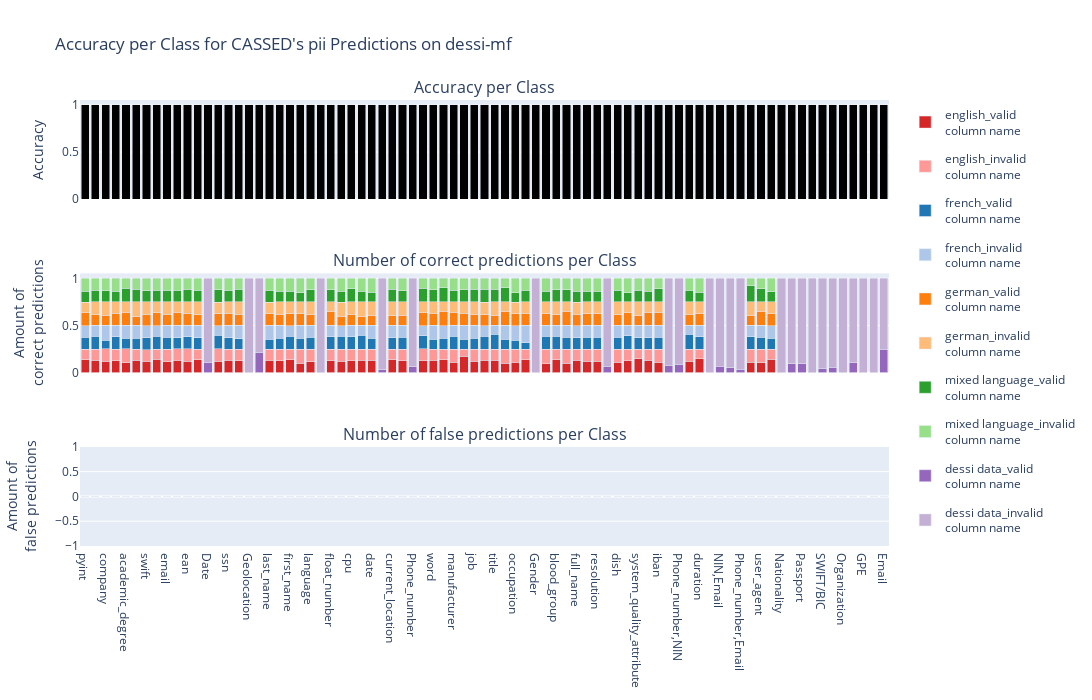
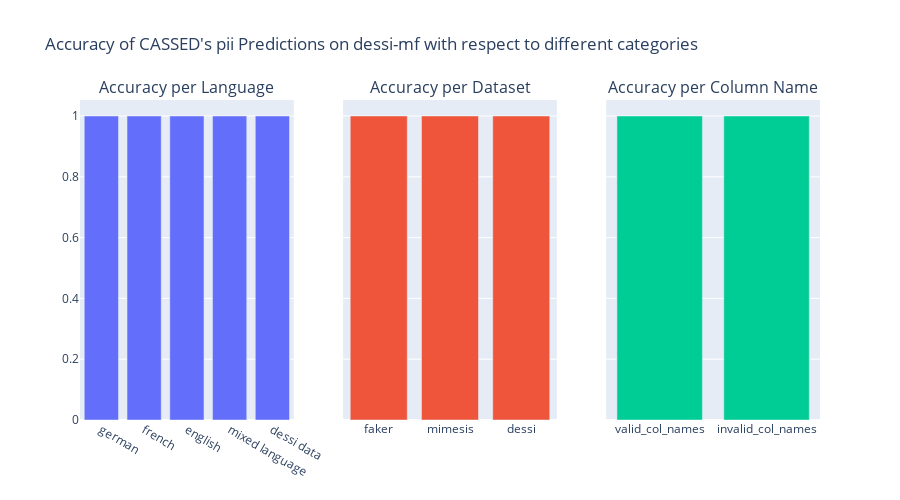

The notebook cell saved with these charts, in order:
### Code cell
create_analysis_plot(results_df_own_data)

### Figure 1 — Plotly figure (JSON) as saved in the notebook; plotly's stock layout.template omitted (floating-point values rounded to 4 significant figures)
{"data": [{"marker": {"color": "black"}, "showlegend": false, "type": "bar", "x": ["pyint", "credit_card_number", "company", "credit_card_provider", "academic_degree", "political_views", "swift", "pyfloat", "email", "color", "ean", "measure_unit", "Date", "currency", "ssn", "gender", "Geolocation", "Email,Phone_number", "last_name", "address", "first_name", "isbn", "language", "CCN", "float_number", "blood_type", "cpu", "graphics", "date", "NIN", "current_location", "sex", "Phone_number", "phone_number", "word", "isbn13", "manufacturer", "phone_model", "job", "url", "title", "programming_language", "occupation", "integer_number", "Gender", "worldview", "blood_group", "passport_number", "full_name", "city", "resolution", "NIN,Date", "dish", "nationality", "system_quality_attribute", "drink", "iban", "Email,NIN", "Phone_number,NIN", "version", "duration", "Race", "NIN,Email", "Sexuality", "Phone_number,Email", "answer", "user_agent", "name", "Nationality", "NIN,Phone_number", "Passport", "IBAN", "SWIFT/BIC", "Religion", "Organization", "Date,NIN", "GPE", "ID_Card", "Email"], "y": [1, 1, 1, 1, 1, 1, 1, 1, 1, 1, 1, 1, 1, 1, 1, 1, 1, 1, 1, 1, 1, 1, 1, 1, 1, 1, 1, 1, 1, 1, 1, 1, 1, 1, 1, 1, 1, 1, 1, 1, 1, 1, 1, 1, 1, 1, 1, 1, 1, 1, 1, 1, 1, 1, 1, 1, 1, 1, 1, 1, 1, 1, 1, 1, 1, 1, 1, 1, 1, 1, 1, 1, 1, 1, 1, 1, 1, 1, 1]}, {"legendgroup": "0", "marker": {"color": "#d62728"}, "name": "english_valid<br>column name", "showlegend": true, "type": "bar", "x": ["company", "academic_degree", "political_views", "color", "currency", "credit_card_provider", "language", "ean", "cpu", "graphics", "float_number", "word", "isbn13", "job", "phone_number", "email", "programming_language", "blood_type", "worldview", "title", "credit_card_number", "pyint", "current_location", "pyfloat", "first_name", "resolution", "last_name", "url", "ssn", "manufacturer", "nationality", "sex", "occupation", "blood_group", "integer_number", "dish", "system_quality_attribute", "version", "passport_number", "date", "swift", "answer", "city", "duration", "address", "name", "full_name", "drink", "user_agent", "isbn", "iban", "measure_unit", "phone_model", "gender"], "xaxis": "x2", "y": [0.1196, 0.1055, 0.13, 0.1309, 0.1203, 0.1276, 0.115, 0.1203, 0.125, 0.1316, 0.125, 0.1316, 0.1349, 0.1184, 0.1241, 0.1121, 0.09868, 0.1206, 0.095, 0.13, 0.1332, 0.134, 0.136, 0.1419, 0.1335, 0.1184, 0.1291, 0.1306, 0.1283, 0.1118, 0.125, 0.1228, 0.1111, 0.136, 0.1382, 0.1118, 0.1447, 0.1184, 0.09649, 0.131, 0.1197, 0.1118, 0.1184, 0.1447, 0.1262, 0.1422, 0.1313, 0.1316, 0.1053, 0.09868, 0.1096, 0.1382, 0.1711, 0.125], "yaxis": "y2"}, {"legendgroup": "1", "marker": {"color": "#ff9896"}, "name": "english_invalid<br>column name", "showlegend": true, "type": "bar", "x": ["company", "academic_degree", "political_views", "color", "currency", "credit_card_provider", "language", "ean", "cpu", "graphics", "float_number", "word", "isbn13", "job", "phone_number", "email", "programming_language", "blood_type", "worldview", "title", "credit_card_number", "pyint", "current_location", "pyfloat", "first_name", "resolution", "last_name", "url", "ssn", "manufacturer", "nationality", "sex", "occupation", "blood_group", "integer_number", "dish", "system_quality_attribute", "version", "passport_number", "date", "swift", "answer", "city", "duration", "address", "name", "full_name", "drink", "user_agent", "isbn", "iban", "measure_unit", "phone_model", "gender"], "xaxis": "x2", "y": [0.1309, 0.1457, 0.12, 0.1196, 0.1306, 0.1207, 0.135, 0.1306, 0.125, 0.1184, 0.125, 0.1184, 0.1142, 0.1316, 0.1265, 0.1379, 0.1513, 0.1256, 0.155, 0.12, 0.1168, 0.1134, 0.114, 0.1073, 0.1148, 0.1316, 0.1197, 0.1168, 0.1195, 0.1382, 0.125, 0.1272, 0.1364, 0.114, 0.1118, 0.1382, 0.1053, 0.1316, 0.1535, 0.1172, 0.1232, 0.1382, 0.1316, 0.1053, 0.1238, 0.1067, 0.1162, 0.1184, 0.1447, 0.1513, 0.1404, 0.1118, 0.07895, 0.125], "yaxis": "y2"}, {"legendgroup": "2", "marker": {"color": "#1f77b4"}, "name": "french_valid<br>column name", "showlegend": true, "type": "bar", "x": ["credit_card_number", "credit_card_provider", "email", "ean", "measure_unit", "ssn", "first_name", "swift", "currency", "isbn", "date", "phone_model", "company", "language", "pyfloat", "pyint", "last_name", "integer_number", "blood_group", "word", "passport_number", "political_views", "color", "url", "float_number", "blood_type", "academic_degree", "full_name", "gender", "dish", "current_location", "address", "drink", "phone_number", "occupation", "title", "cpu", "duration", "isbn13", "user_agent", "graphics", "city", "name", "answer", "nationality", "sex", "worldview", "job", "manufacturer", "iban", "programming_language", "version", "system_quality_attribute", "resolution"], "xaxis": "x2", "y": [0.1332, 0.131, 0.1262, 0.1271, 0.1184, 0.1195, 0.1358, 0.1268, 0.1478, 0.1118, 0.1138, 0.1053, 0.09029, 0.125, 0.1349, 0.1271, 0.1056, 0.06579, 0.136, 0.1053, 0.1272, 0.115, 0.1196, 0.1375, 0.1316, 0.1407, 0.1156, 0.1212, 0.11, 0.125, 0.1184, 0.1168, 0.1184, 0.1382, 0.09596, 0.155, 0.1316, 0.1316, 0.1176, 0.125, 0.1447, 0.125, 0.1156, 0.1316, 0.14, 0.1228, 0.135, 0.114, 0.1382, 0.1272, 0.1053, 0.1579, 0.1184, 0.125], "yaxis": "y2"}, {"legendgroup": "3", "marker": {"color": "#aec7e8"}, "name": "french_invalid<br>column name", "showlegend": true, "type": "bar", "x": ["credit_card_number", "credit_card_provider", "email", "ean", "measure_unit", "ssn", "first_name", "swift", "currency", "isbn", "date", "phone_model", "company", "language", "pyfloat", "pyint", "last_name", "integer_number", "blood_group", "word", "passport_number", "political_views", "color", "url", "float_number", "blood_type", "academic_degree", "full_name", "gender", "dish", "current_location", "address", "drink", "phone_number", "occupation", "title", "cpu", "duration", "isbn13", "user_agent", "graphics", "city", "name", "answer", "nationality", "sex", "worldview", "job", "manufacturer", "iban", "programming_language", "version", "system_quality_attribute", "resolution"], "xaxis": "x2", "y": [0.1168, 0.1207, 0.1238, 0.1237, 0.1316, 0.1327, 0.1148, 0.1268, 0.09966, 0.1382, 0.1379, 0.1447, 0.1603, 0.125, 0.1142, 0.1237, 0.1455, 0.1842, 0.114, 0.1447, 0.1228, 0.135, 0.1309, 0.1134, 0.1184, 0.1106, 0.1357, 0.1263, 0.14, 0.125, 0.1316, 0.1332, 0.1316, 0.1101, 0.1515, 0.095, 0.1184, 0.1184, 0.1315, 0.125, 0.1053, 0.125, 0.1333, 0.1184, 0.11, 0.1272, 0.115, 0.136, 0.1118, 0.1228, 0.1447, 0.09211, 0.1316, 0.125], "yaxis": "y2"}, {"legendgroup": "4", "marker": {"color": "#ff7f0e"}, "name": "german_valid<br>column name", "showlegend": true, "type": "bar", "x": ["pyint", "pyfloat", "academic_degree", "gender", "last_name", "address", "blood_type", "sex", "credit_card_provider", "swift", "company", "url", "color", "integer_number", "title", "currency", "full_name", "graphics", "isbn", "blood_group", "ssn", "measure_unit", "ean", "first_name", "system_quality_attribute", "email", "phone_number", "job", "occupation", "drink", "isbn13", "word", "date", "programming_language", "iban", "manufacturer", "phone_model", "language", "float_number", "nationality", "name", "passport_number", "city", "current_location", "credit_card_number", "political_views", "duration", "worldview", "cpu", "resolution", "user_agent", "dish", "version", "answer"], "xaxis": "x2", "y": [0.1375, 0.1349, 0.1357, 0.12, 0.1244, 0.1192, 0.1005, 0.1096, 0.131, 0.1232, 0.1061, 0.1168, 0.14, 0.1316, 0.11, 0.1237, 0.1263, 0.09211, 0.125, 0.114, 0.1283, 0.1118, 0.1271, 0.1241, 0.1053, 0.1168, 0.1358, 0.114, 0.1313, 0.1382, 0.1522, 0.1316, 0.1103, 0.1447, 0.1404, 0.1382, 0.1316, 0.115, 0.1447, 0.135, 0.1289, 0.1491, 0.125, 0.1053, 0.1145, 0.095, 0.125, 0.125, 0.1184, 0.125, 0.1447, 0.1118, 0.1184, 0.1053], "yaxis": "y2"}, {"legendgroup": "5", "marker": {"color": "#ffbb78"}, "name": "german_invalid<br>column name", "showlegend": true, "type": "bar", "x": ["pyint", "pyfloat", "academic_degree", "gender", "last_name", "address", "blood_type", "sex", "credit_card_provider", "swift", "company", "url", "color", "integer_number", "title", "currency", "full_name", "graphics", "isbn", "blood_group", "ssn", "measure_unit", "ean", "first_name", "system_quality_attribute", "email", "phone_number", "job", "occupation", "drink", "isbn13", "word", "date", "programming_language", "iban", "manufacturer", "phone_model", "language", "float_number", "nationality", "name", "passport_number", "city", "current_location", "credit_card_number", "political_views", "duration", "worldview", "cpu", "resolution", "user_agent", "dish", "version", "answer"], "xaxis": "x2", "y": [0.1134, 0.1176, 0.1156, 0.13, 0.1244, 0.1308, 0.1508, 0.1404, 0.1207, 0.1303, 0.1422, 0.134, 0.1084, 0.1184, 0.14, 0.1271, 0.1263, 0.1579, 0.125, 0.136, 0.1239, 0.1382, 0.1237, 0.1265, 0.1447, 0.1332, 0.1148, 0.136, 0.1212, 0.1118, 0.1003, 0.1184, 0.1414, 0.1053, 0.1096, 0.1118, 0.1184, 0.135, 0.1053, 0.115, 0.1244, 0.1009, 0.125, 0.1447, 0.1355, 0.155, 0.125, 0.125, 0.1316, 0.125, 0.1053, 0.1382, 0.1316, 0.1447], "yaxis": "y2"}, {"legendgroup": "6", "marker": {"color": "#2ca02c"}, "name": "mixed language_valid<br>column name", "showlegend": true, "type": "bar", "x": ["swift", "credit_card_number", "political_views", "pyint", "float_number", "last_name", "address", "current_location", "phone_number", "isbn13", "manufacturer", "company", "title", "color", "job", "occupation", "word", "date", "cpu", "integer_number", "passport_number", "phone_model", "city", "academic_degree", "url", "ssn", "system_quality_attribute", "gender", "ean", "first_name", "iban", "sex", "drink", "email", "pyfloat", "currency", "answer", "measure_unit", "blood_group", "user_agent", "credit_card_provider", "name", "programming_language", "dish", "full_name", "language", "worldview", "duration", "resolution", "version", "graphics", "isbn", "blood_type", "nationality"], "xaxis": "x2", "y": [0.1162, 0.1262, 0.135, 0.1168, 0.1316, 0.1244, 0.1145, 0.136, 0.1452, 0.1488, 0.125, 0.1196, 0.135, 0.1264, 0.136, 0.101, 0.1316, 0.1034, 0.1382, 0.125, 0.1316, 0.1316, 0.1118, 0.1407, 0.134, 0.1239, 0.125, 0.135, 0.1306, 0.1124, 0.1404, 0.1184, 0.1118, 0.1215, 0.1211, 0.1306, 0.1711, 0.125, 0.1272, 0.1382, 0.1103, 0.1067, 0.1513, 0.125, 0.1162, 0.13, 0.115, 0.1053, 0.1118, 0.125, 0.1118, 0.09868, 0.1156, 0.1], "yaxis": "y2"}, {"legendgroup": "7", "marker": {"color": "#98df8a"}, "name": "mixed language_invalid<br>column name", "showlegend": true, "type": "bar", "x": ["swift", "credit_card_number", "political_views", "pyint", "float_number", "last_name", "address", "current_location", "phone_number", "isbn13", "manufacturer", "company", "title", "color", "job", "occupation", "word", "date", "cpu", "integer_number", "passport_number", "phone_model", "city", "academic_degree", "url", "ssn", "system_quality_attribute", "gender", "ean", "first_name", "iban", "sex", "drink", "email", "pyfloat", "currency", "answer", "measure_unit", "blood_group", "user_agent", "credit_card_provider", "name", "programming_language", "dish", "full_name", "language", "worldview", "duration", "resolution", "version", "graphics", "isbn", "blood_type", "nationality"], "xaxis": "x2", "y": [0.1338, 0.1238, 0.115, 0.134, 0.1184, 0.1268, 0.1355, 0.114, 0.1054, 0.1003, 0.125, 0.1309, 0.115, 0.1242, 0.114, 0.1515, 0.1184, 0.1448, 0.1118, 0.125, 0.1184, 0.1184, 0.1382, 0.1055, 0.1168, 0.1239, 0.125, 0.115, 0.1168, 0.1382, 0.1096, 0.1316, 0.1382, 0.1285, 0.128, 0.1203, 0.07895, 0.125, 0.1228, 0.1118, 0.1379, 0.1422, 0.09868, 0.125, 0.1364, 0.12, 0.135, 0.1447, 0.1382, 0.125, 0.1382, 0.1513, 0.1357, 0.15], "yaxis": "y2"}, {"legendgroup": "8", "marker": {"color": "#9467bd"}, "name": "dessi data_valid<br>column name", "showlegend": true, "type": "bar", "x": ["Date", "Geolocation", "Email,Phone_number", "CCN", "NIN", "Phone_number", "Gender", "NIN,Date", "Email,NIN", "Phone_number,NIN", "Race", "NIN,Email", "Sexuality", "Phone_number,Email", "Nationality", "NIN,Phone_number", "Passport", "IBAN", "SWIFT/BIC", "Religion", "Organization", "Date,NIN", "GPE", "ID_Card", "Email"], "xaxis": "x2", "y": [0.1071, 0, 0.2143, 0, 0.02985, 0.05941, 0, 0.06667, 0.07692, 0.08889, 0, 0.06452, 0.05263, 0.03333, 0, 0.09302, 0.09524, 0, 0.04651, 0.05556, 0, 0.1026, 0, 0, 0.25], "yaxis": "y2"}, {"legendgroup": "9", "marker": {"color": "#c5b0d5"}, "name": "dessi data_invalid<br>column name", "showlegend": true, "type": "bar", "x": ["Date", "Geolocation", "Email,Phone_number", "CCN", "NIN", "Phone_number", "Gender", "NIN,Date", "Email,NIN", "Phone_number,NIN", "Race", "NIN,Email", "Sexuality", "Phone_number,Email", "Nationality", "NIN,Phone_number", "Passport", "IBAN", "SWIFT/BIC", "Religion", "Organization", "Date,NIN", "GPE", "ID_Card", "Email"], "xaxis": "x2", "y": [0.8929, 1, 0.7857, 1, 0.9701, 0.9406, 1, 0.9333, 0.9231, 0.9111, 1, 0.9355, 0.9474, 0.9667, 1, 0.907, 0.9048, 1, 0.9535, 0.9444, 1, 0.8974, 1, 1, 0.75], "yaxis": "y2"}, {"legendgroup": "0", "marker": {"color": "#d62728"}, "name": "english_valid<br>column name", "showlegend": false, "type": "bar", "x": ["company", "academic_degree", "political_views", "color", "currency", "credit_card_provider", "language", "ean", "cpu", "graphics", "float_number", "word", "isbn13", "job", "phone_number", "email", "programming_language", "blood_type", "worldview", "title", "credit_card_number", "pyint", "current_location", "pyfloat", "first_name", "resolution", "last_name", "url", "ssn", "manufacturer", "nationality", "sex", "occupation", "blood_group", "integer_number", "dish", "system_quality_attribute", "version", "passport_number", "date", "swift", "answer", "city", "duration", "address", "name", "full_name", "drink", "user_agent", "isbn", "iban", "measure_unit", "phone_model", "gender"], "xaxis": "x3", "y": [0, 0, 0, 0, 0, 0, 0, 0, 0, 0, 0, 0, 0, 0, 0, 0, 0, 0, 0, 0, 0, 0, 0, 0, 0, 0, 0, 0, 0, 0, 0, 0, 0, 0, 0, 0, 0, 0, 0, 0, 0, 0, 0, 0, 0, 0, 0, 0, 0, 0, 0, 0, 0, 0], "yaxis": "y3"}, {"legendgroup": "1", "marker": {"color": "#ff9896"}, "name": "english_invalid<br>column name", "showlegend": false, "type": "bar", "x": ["company", "academic_degree", "political_views", "color", "currency", "credit_card_provider", "language", "ean", "cpu", "graphics", "float_number", "word", "isbn13", "job", "phone_number", "email", "programming_language", "blood_type", "worldview", "title", "credit_card_number", "pyint", "current_location", "pyfloat", "first_name", "resolution", "last_name", "url", "ssn", "manufacturer", "nationality", "sex", "occupation", "blood_group", "integer_number", "dish", "system_quality_attribute", "version", "passport_number", "date", "swift", "answer", "city", "duration", "address", "name", "full_name", "drink", "user_agent", "isbn", "iban", "measure_unit", "phone_model", "gender"], "xaxis": "x3", "y": [0, 0, 0, 0, 0, 0, 0, 0, 0, 0, 0, 0, 0, 0, 0, 0, 0, 0, 0, 0, 0, 0, 0, 0, 0, 0, 0, 0, 0, 0, 0, 0, 0, 0, 0, 0, 0, 0, 0, 0, 0, 0, 0, 0, 0, 0, 0, 0, 0, 0, 0, 0, 0, 0], "yaxis": "y3"}, {"legendgroup": "2", "marker": {"color": "#1f77b4"}, "name": "french_valid<br>column name", "showlegend": false, "type": "bar", "x": ["credit_card_number", "credit_card_provider", "email", "ean", "measure_unit", "ssn", "first_name", "swift", "currency", "isbn", "date", "phone_model", "company", "language", "pyfloat", "pyint", "last_name", "integer_number", "blood_group", "word", "passport_number", "political_views", "color", "url", "float_number", "blood_type", "academic_degree", "full_name", "gender", "dish", "current_location", "address", "drink", "phone_number", "occupation", "title", "cpu", "duration", "isbn13", "user_agent", "graphics", "city", "name", "answer", "nationality", "sex", "worldview", "job", "manufacturer", "iban", "programming_language", "version", "system_quality_attribute", "resolution"], "xaxis": "x3", "y": [0, 0, 0, 0, 0, 0, 0, 0, 0, 0, 0, 0, 0, 0, 0, 0, 0, 0, 0, 0, 0, 0, 0, 0, 0, 0, 0, 0, 0, 0, 0, 0, 0, 0, 0, 0, 0, 0, 0, 0, 0, 0, 0, 0, 0, 0, 0, 0, 0, 0, 0, 0, 0, 0], "yaxis": "y3"}, {"legendgroup": "3", "marker": {"color": "#aec7e8"}, "name": "french_invalid<br>column name", "showlegend": false, "type": "bar", "x": ["credit_card_number", "credit_card_provider", "email", "ean", "measure_unit", "ssn", "first_name", "swift", "currency", "isbn", "date", "phone_model", "company", "language", "pyfloat", "pyint", "last_name", "integer_number", "blood_group", "word", "passport_number", "political_views", "color", "url", "float_number", "blood_type", "academic_degree", "full_name", "gender", "dish", "current_location", "address", "drink", "phone_number", "occupation", "title", "cpu", "duration", "isbn13", "user_agent", "graphics", "city", "name", "answer", "nationality", "sex", "worldview", "job", "manufacturer", "iban", "programming_language", "version", "system_quality_attribute", "resolution"], "xaxis": "x3", "y": [0, 0, 0, 0, 0, 0, 0, 0, 0, 0, 0, 0, 0, 0, 0, 0, 0, 0, 0, 0, 0, 0, 0, 0, 0, 0, 0, 0, 0, 0, 0, 0, 0, 0, 0, 0, 0, 0, 0, 0, 0, 0, 0, 0, 0, 0, 0, 0, 0, 0, 0, 0, 0, 0], "yaxis": "y3"}, {"legendgroup": "4", "marker": {"color": "#ff7f0e"}, "name": "german_valid<br>column name", "showlegend": false, "type": "bar", "x": ["pyint", "pyfloat", "academic_degree", "gender", "last_name", "address", "blood_type", "sex", "credit_card_provider", "swift", "company", "url", "color", "integer_number", "title", "currency", "full_name", "graphics", "isbn", "blood_group", "ssn", "measure_unit", "ean", "first_name", "system_quality_attribute", "email", "phone_number", "job", "occupation", "drink", "isbn13", "word", "date", "programming_language", "iban", "manufacturer", "phone_model", "language", "float_number", "nationality", "name", "passport_number", "city", "current_location", "credit_card_number", "political_views", "duration", "worldview", "cpu", "resolution", "user_agent", "dish", "version", "answer"], "xaxis": "x3", "y": [0, 0, 0, 0, 0, 0, 0, 0, 0, 0, 0, 0, 0, 0, 0, 0, 0, 0, 0, 0, 0, 0, 0, 0, 0, 0, 0, 0, 0, 0, 0, 0, 0, 0, 0, 0, 0, 0, 0, 0, 0, 0, 0, 0, 0, 0, 0, 0, 0, 0, 0, 0, 0, 0], "yaxis": "y3"}, {"legendgroup": "5", "marker": {"color": "#ffbb78"}, "name": "german_invalid<br>column name", "showlegend": false, "type": "bar", "x": ["pyint", "pyfloat", "academic_degree", "gender", "last_name", "address", "blood_type", "sex", "credit_card_provider", "swift", "company", "url", "color", "integer_number", "title", "currency", "full_name", "graphics", "isbn", "blood_group", "ssn", "measure_unit", "ean", "first_name", "system_quality_attribute", "email", "phone_number", "job", "occupation", "drink", "isbn13", "word", "date", "programming_language", "iban", "manufacturer", "phone_model", "language", "float_number", "nationality", "name", "passport_number", "city", "current_location", "credit_card_number", "political_views", "duration", "worldview", "cpu", "resolution", "user_agent", "dish", "version", "answer"], "xaxis": "x3", "y": [0, 0, 0, 0, 0, 0, 0, 0, 0, 0, 0, 0, 0, 0, 0, 0, 0, 0, 0, 0, 0, 0, 0, 0, 0, 0, 0, 0, 0, 0, 0, 0, 0, 0, 0, 0, 0, 0, 0, 0, 0, 0, 0, 0, 0, 0, 0, 0, 0, 0, 0, 0, 0, 0], "yaxis": "y3"}, {"legendgroup": "6", "marker": {"color": "#2ca02c"}, "name": "mixed language_valid<br>column name", "showlegend": false, "type": "bar", "x": ["swift", "credit_card_number", "political_views", "pyint", "float_number", "last_name", "address", "current_location", "phone_number", "isbn13", "manufacturer", "company", "title", "color", "job", "occupation", "word", "date", "cpu", "integer_number", "passport_number", "phone_model", "city", "academic_degree", "url", "ssn", "system_quality_attribute", "gender", "ean", "first_name", "iban", "sex", "drink", "email", "pyfloat", "currency", "answer", "measure_unit", "blood_group", "user_agent", "credit_card_provider", "name", "programming_language", "dish", "full_name", "language", "worldview", "duration", "resolution", "version", "graphics", "isbn", "blood_type", "nationality"], "xaxis": "x3", "y": [0, 0, 0, 0, 0, 0, 0, 0, 0, 0, 0, 0, 0, 0, 0, 0, 0, 0, 0, 0, 0, 0, 0, 0, 0, 0, 0, 0, 0, 0, 0, 0, 0, 0, 0, 0, 0, 0, 0, 0, 0, 0, 0, 0, 0, 0, 0, 0, 0, 0, 0, 0, 0, 0], "yaxis": "y3"}, {"legendgroup": "7", "marker": {"color": "#98df8a"}, "name": "mixed language_invalid<br>column name", "showlegend": false, "type": "bar", "x": ["swift", "credit_card_number", "political_views", "pyint", "float_number", "last_name", "address", "current_location", "phone_number", "isbn13", "manufacturer", "company", "title", "color", "job", "occupation", "word", "date", "cpu", "integer_number", "passport_number", "phone_model", "city", "academic_degree", "url", "ssn", "system_quality_attribute", "gender", "ean", "first_name", "iban", "sex", "drink", "email", "pyfloat", "currency", "answer", "measure_unit", "blood_group", "user_agent", "credit_card_provider", "name", "programming_language", "dish", "full_name", "language", "worldview", "duration", "resolution", "version", "graphics", "isbn", "blood_type", "nationality"], "xaxis": "x3", "y": [0, 0, 0, 0, 0, 0, 0, 0, 0, 0, 0, 0, 0, 0, 0, 0, 0, 0, 0, 0, 0, 0, 0, 0, 0, 0, 0, 0, 0, 0, 0, 0, 0, 0, 0, 0, 0, 0, 0, 0, 0, 0, 0, 0, 0, 0, 0, 0, 0, 0, 0, 0, 0, 0], "yaxis": "y3"}, {"legendgroup": "8", "marker": {"color": "#9467bd"}, "name": "dessi data_valid<br>column name", "showlegend": false, "type": "bar", "x": ["Date", "Geolocation", "Email,Phone_number", "CCN", "NIN", "Phone_number", "Gender", "NIN,Date", "Email,NIN", "Phone_number,NIN", "Race", "NIN,Email", "Sexuality", "Phone_number,Email", "Nationality", "NIN,Phone_number", "Passport", "IBAN", "SWIFT/BIC", "Religion", "Organization", "Date,NIN", "GPE", "ID_Card", "Email"], "xaxis": "x3", "y": [0, 0, 0, 0, 0, 0, 0, 0, 0, 0, 0, 0, 0, 0, 0, 0, 0, 0, 0, 0, 0, 0, 0, 0, 0], "yaxis": "y3"}, {"legendgroup": "9", "marker": {"color": "#c5b0d5"}, "name": "dessi data_invalid<br>column name", "showlegend": false, "type": "bar", "x": ["Date", "Geolocation", "Email,Phone_number", "CCN", "NIN", "Phone_number", "Gender", "NIN,Date", "Email,NIN", "Phone_number,NIN", "Race", "NIN,Email", "Sexuality", "Phone_number,Email", "Nationality", "NIN,Phone_number", "Passport", "IBAN", "SWIFT/BIC", "Religion", "Organization", "Date,NIN", "GPE", "ID_Card", "Email"], "xaxis": "x3", "y": [0, 0, 0, 0, 0, 0, 0, 0, 0, 0, 0, 0, 0, 0, 0, 0, 0, 0, 0, 0, 0, 0, 0, 0, 0], "yaxis": "y3"}], "layout": {"annotations": [{"font": {"size": 16}, "showarrow": false, "text": "Accuracy per Class", "x": 0.5, "xanchor": "center", "xref": "paper", "y": 1, "yanchor": "bottom", "yref": "paper"}, {"font": {"size": 16}, "showarrow": false, "text": "Number of correct predictions per Class", "x": 0.5, "xanchor": "center", "xref": "paper", "y": 0.6111, "yanchor": "bottom", "yref": "paper"}, {"font": {"size": 16}, "showarrow": false, "text": "Number of false predictions per Class", "x": 0.5, "xanchor": "center", "xref": "paper", "y": 0.2222, "yanchor": "bottom", "yref": "paper"}], "barmode": "stack", "height": 700, "title": {"text": "Accuracy per Class for CASSED's pii Predictions on dessi-mf"}, "width": 1500, "xaxis": {"anchor": "y", "domain": [0, 1], "matches": "x3", "showticklabels": false}, "xaxis2": {"anchor": "y2", "domain": [0, 1], "matches": "x3", "showticklabels": false}, "xaxis3": {"anchor": "y3", "domain": [0, 1]}, "yaxis": {"anchor": "x", "domain": [0.7778, 1], "title": {"text": "Accuracy"}}, "yaxis2": {"anchor": "x2", "domain": [0.3889, 0.6111], "title": {"text": "Amount of<br>correct predictions"}}, "yaxis3": {"anchor": "x3", "domain": [0, 0.2222], "title": {"text": "Amount of<br>false predictions"}}}}

### Figure 2 — Plotly figure (JSON) as saved in the notebook; plotly's stock layout.template omitted (floating-point values rounded to 4 significant figures)
{"data": [{"showlegend": false, "type": "bar", "x": ["german", "french", "english", "mixed language", "dessi data"], "xaxis": "x", "y": [1, 1, 1, 1, 1], "yaxis": "y"}, {"showlegend": false, "type": "bar", "x": ["faker", "mimesis", "dessi"], "xaxis": "x2", "y": [1, 1, 1], "yaxis": "y2"}, {"showlegend": false, "type": "bar", "x": ["valid_col_names", "invalid_col_names"], "xaxis": "x3", "y": [1, 1], "yaxis": "y3"}], "layout": {"annotations": [{"font": {"size": 16}, "showarrow": false, "text": "Accuracy per Language", "x": 0.1444, "xanchor": "center", "xref": "paper", "y": 1, "yanchor": "bottom", "yref": "paper"}, {"font": {"size": 16}, "showarrow": false, "text": "Accuracy per Dataset", "x": 0.5, "xanchor": "center", "xref": "paper", "y": 1, "yanchor": "bottom", "yref": "paper"}, {"font": {"size": 16}, "showarrow": false, "text": "Accuracy per Column Name", "x": 0.8556, "xanchor": "center", "xref": "paper", "y": 1, "yanchor": "bottom", "yref": "paper"}], "height": 500, "title": {"text": "Accuracy of CASSED's pii Predictions on dessi-mf with respect to different categories"}, "width": 900, "xaxis": {"anchor": "y", "domain": [0, 0.2889]}, "xaxis2": {"anchor": "y2", "domain": [0.3556, 0.6444]}, "xaxis3": {"anchor": "y3", "domain": [0.7111, 1]}, "yaxis": {"anchor": "x", "domain": [0, 1]}, "yaxis2": {"anchor": "x2", "domain": [0, 1], "matches": "y", "showticklabels": false}, "yaxis3": {"anchor": "x3", "domain": [0, 1], "matches": "y", "showticklabels": false}}}
